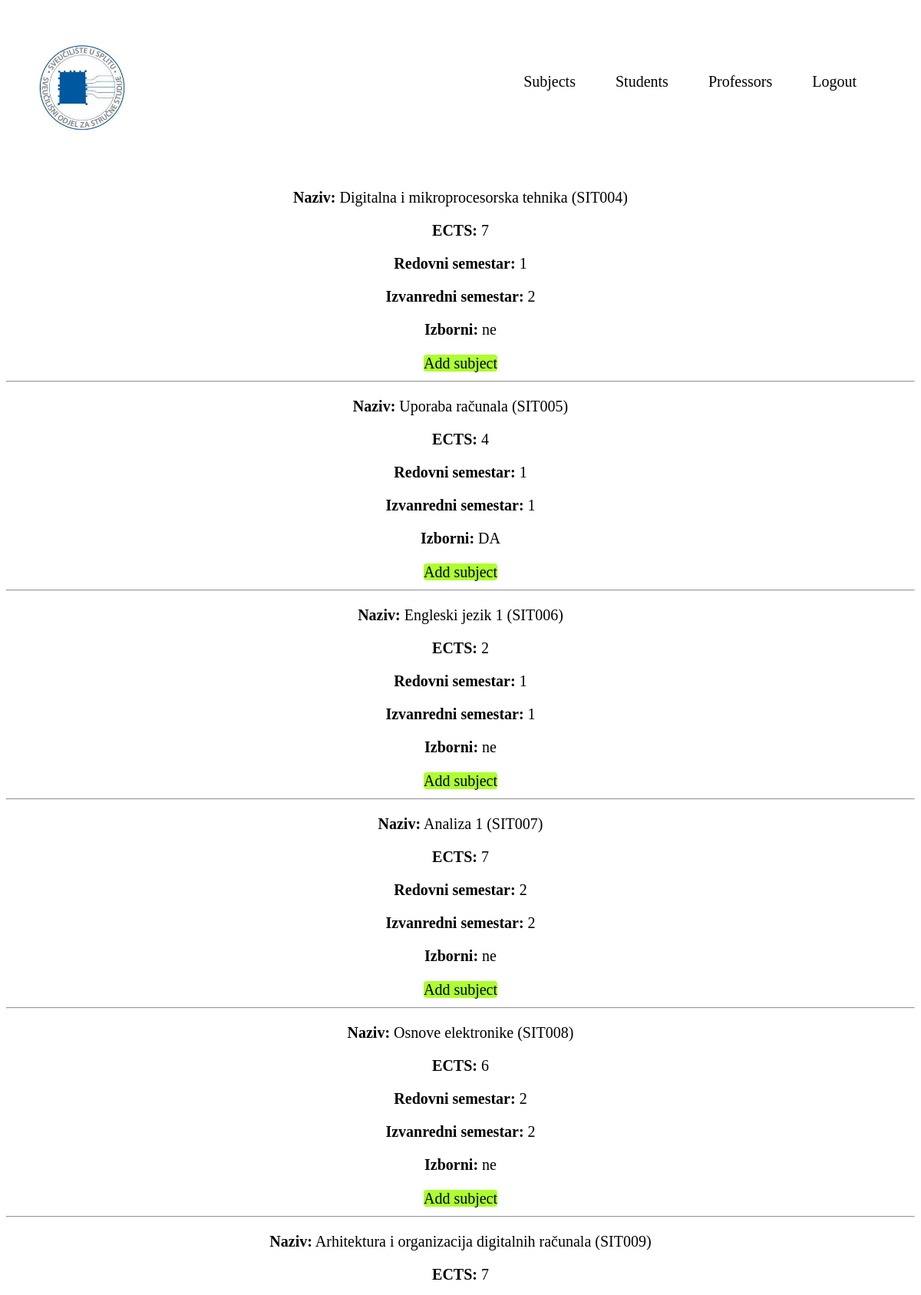
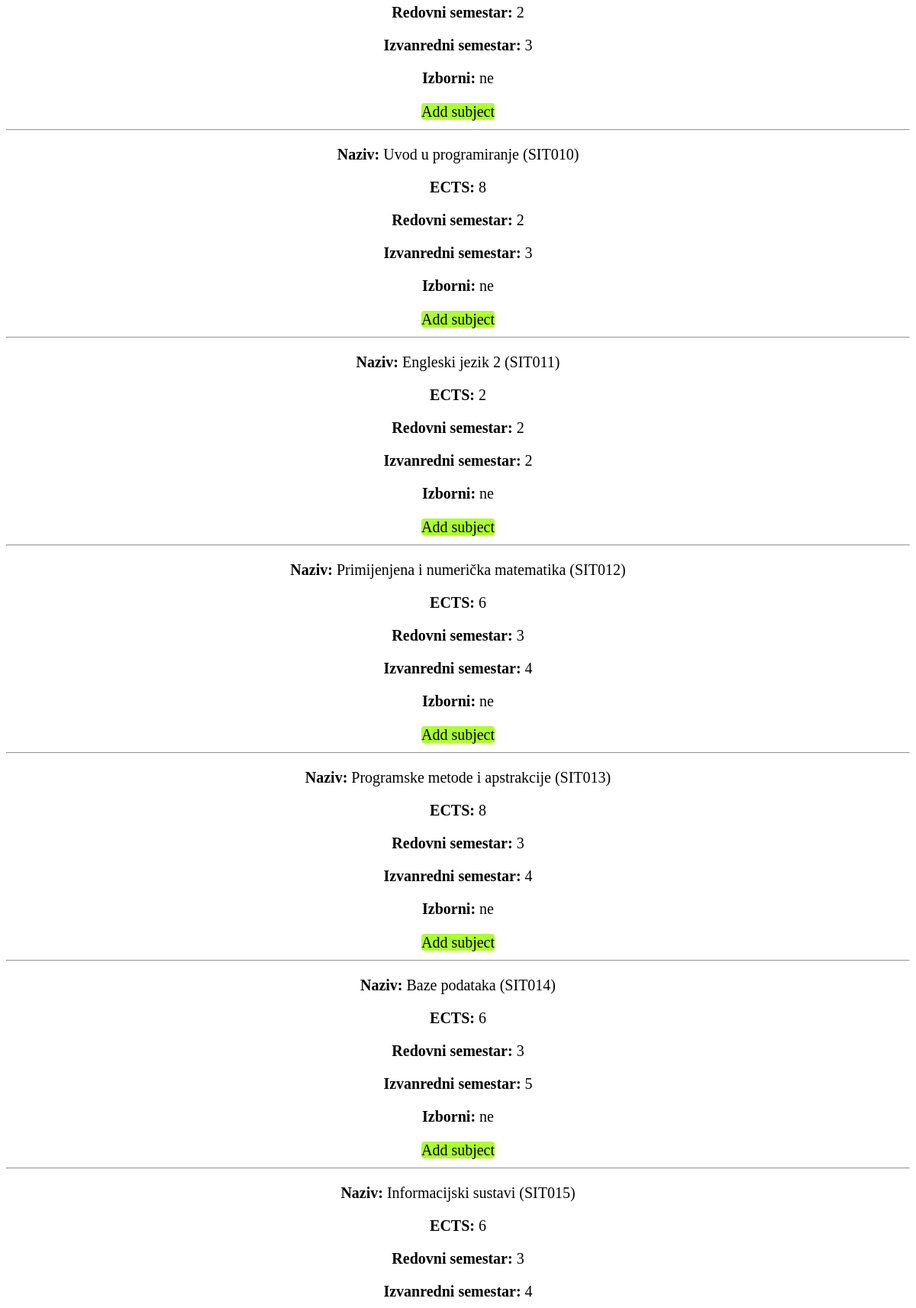
The app's page /professors/view_subject_professor/5 (signed in, upper part) with its own data (2 pictures, top to bottom).
### app/models.py (models this page shows, shortened)
class Predmeti(models.Model):
    IZBORNI = (('DA', 'da'), ('NE', 'ne'))
    name = models.CharField(max_length=50)
    kod = models.CharField(max_length=50)
    program = models.CharField(max_length=50)
    ects = models.IntegerField()
    sem_red = models.IntegerField()
    sem_izv = models.IntegerField()
    izborni = models.CharField(max_length=50, choices=IZBORNI)
    nositelj_predmeta = models.ForeignKey(Korisnik, on_delete=models.CASCADE, blank=True, null=True)

### app/decorators.py (the view)
        def wrap(request, *args, **kwargs):
            if request.user.role in allowed_roles:
                return view_func(request, *args, **kwargs)
            else:
                raise PermissionDenied

### app/views.py (called while the page is built)
@login_required
@role_required(allowed_roles=[''])
def view_subject_professor(request, id_prof):
    subjects = Predmeti.objects.all()
    return render(request, 'view_subject_professor.html', {'subjects':subjects, 'prof_id':id_prof})

### app/templates/view_subject_professor.html
{% extends 'base.html' %}
{% block body %}
<div class="professor_subjects">
    {% for subject in subjects %}
        <p><b>Naziv:</b> {{subject.name}} ({{subject.kod}})</p>
        <p><b>ECTS:</b> {{subject.ects}}</p>
        <p><b>Redovni semestar:</b> {{subject.sem_red}}</p>
        <p><b>Izvanredni semestar:</b> {{subject.sem_izv}}</p>
        <p><b>Izborni:</b> {{subject.izborni}}</p>
        <div class="subjects__buttons">
            <a href="/professors/view_subject_professor/add/sub{{subject.id}}/prof{{prof_id}}">Add subject</a>
        </div>
        <hr>
    {% endfor %}
</div>
{% endblock %}

### app/static/styles.css (style rules this page uses)
.subjects__buttons a { color: black; text-decoration: none; line-height: 25px; border-radius: 4px; background-color: greenyellow; }
.professor_subjects { font-size: 20px; text-align: center; }

### records on screen
Predmeti: name "Digitalna i mikroprocesorska tehnika", kod "SIT004", ects "7", sem_red "1", sem_izv "2", izborni "ne"
Predmeti: name "Uporaba računala", kod "SIT005", ects "4", sem_red "1", sem_izv "1", izborni "DA"
Predmeti: name "Engleski jezik 1", kod "SIT006", ects "2", sem_red "1", sem_izv "1", izborni "ne"
Predmeti: name "Analiza 1", kod "SIT007", ects "7", sem_red "2", sem_izv "2", izborni "ne"
Predmeti: name "Osnove elektronike", kod "SIT008", ects "6", sem_red "2", sem_izv "2", izborni "ne"
Predmeti: name "Arhitektura i organizacija digitalnih računala", kod "SIT009", ects "7", sem_red "2", sem_izv "3", izborni "ne"
Predmeti: name "Uvod u programiranje", kod "SIT010", ects "8", sem_red "2", sem_izv "3", izborni "ne"
Predmeti: name "Engleski jezik 2", kod "SIT011", ects "2", sem_red "2", sem_izv "2", izborni "ne"
Predmeti: name "Primijenjena i numerička matematika", kod "SIT012", ects "6", sem_red "3", sem_izv "4", izborni "ne"
Predmeti: name "Programske metode i apstrakcije", kod "SIT013", ects "8", sem_red "3", sem_izv "4", izborni "ne"
Predmeti: name "Baze podataka", kod "SIT014", ects "6", sem_red "3", sem_izv "5", izborni "ne"
Predmeti: name "Informacijski sustavi", kod "SIT015", ects "6", sem_red "3", sem_izv "4"
